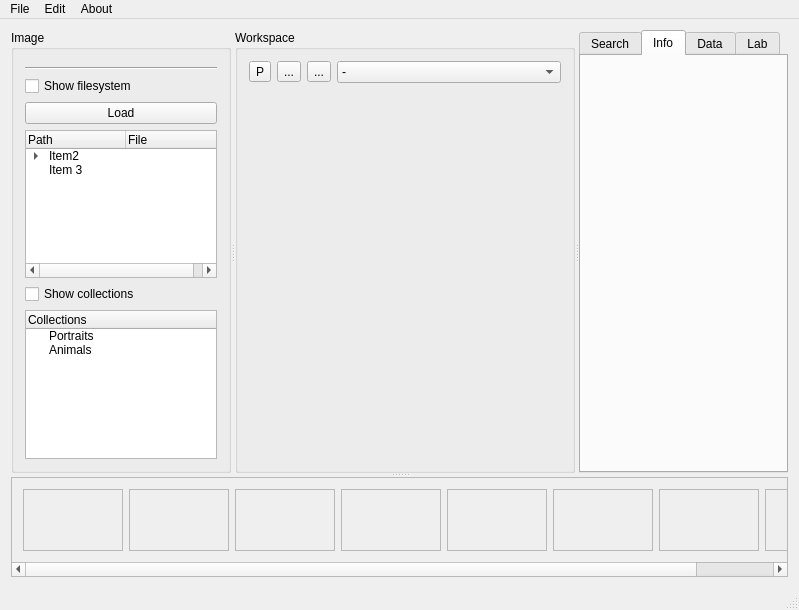
<?xml version="1.0" encoding="UTF-8"?>
<ui version="4.0">
 <class>PhgMainWindow</class>
 <widget class="QMainWindow" name="PhgMainWindow">
  <property name="geometry">
   <rect>
    <x>0</x>
    <y>0</y>
    <width>799</width>
    <height>610</height>
   </rect>
  </property>
  <property name="windowTitle">
   <string>Ema</string>
  </property>
  <property name="toolTip">
   <string>Exclude this criterion</string>
  </property>
  <widget class="QWidget" name="centralwidget">
   <layout class="QVBoxLayout" name="verticalLayout">
    <item>
     <widget class="QSplitter" name="splitter_3">
      <property name="orientation">
       <enum>Qt::Vertical</enum>
      </property>
      <widget class="QSplitter" name="splitter_2">
       <property name="orientation">
        <enum>Qt::Horizontal</enum>
       </property>
       <widget class="QGroupBox" name="groupBox">
        <property name="maximumSize">
         <size>
          <width>220</width>
          <height>16777215</height>
         </size>
        </property>
        <property name="title">
         <string>Image</string>
        </property>
        <layout class="QVBoxLayout" name="verticalLayout_3">
         <item>
          <widget class="NavImageWidget" name="globalNavImageWidget" native="true"/>
         </item>
         <item>
          <widget class="Line" name="line_5">
           <property name="orientation">
            <enum>Qt::Horizontal</enum>
           </property>
          </widget>
         </item>
         <item>
          <widget class="QCheckBox" name="showFilesCheckBox">
           <property name="text">
            <string>Show filesystem</string>
           </property>
          </widget>
         </item>
         <item>
          <widget class="QPushButton" name="loadButton">
           <property name="text">
            <string>Load</string>
           </property>
          </widget>
         </item>
         <item>
          <widget class="QTreeWidget" name="filesTreeWidget">
           <column>
            <property name="text">
             <string>Path</string>
            </property>
           </column>
           <column>
            <property name="text">
             <string>File</string>
            </property>
           </column>
           <item>
            <property name="text">
             <string>Item2</string>
            </property>
            <property name="text">
             <string/>
            </property>
            <item>
             <property name="text">
              <string>New Sub Item</string>
             </property>
             <property name="text">
              <string/>
             </property>
            </item>
           </item>
           <item>
            <property name="text">
             <string>Item 3</string>
            </property>
            <property name="text">
             <string/>
            </property>
           </item>
          </widget>
         </item>
         <item>
          <widget class="QCheckBox" name="checkBox">
           <property name="text">
            <string>Show collections</string>
           </property>
          </widget>
         </item>
         <item>
          <widget class="QTreeWidget" name="treeWidget">
           <column>
            <property name="text">
             <string>Collections</string>
            </property>
           </column>
           <item>
            <property name="text">
             <string>Portraits</string>
            </property>
           </item>
           <item>
            <property name="text">
             <string>Animals</string>
            </property>
           </item>
          </widget>
         </item>
        </layout>
       </widget>
       <widget class="QGroupBox" name="groupBox_3">
        <property name="sizePolicy">
         <sizepolicy hsizetype="Expanding" vsizetype="Preferred">
          <horstretch>0</horstretch>
          <verstretch>0</verstretch>
         </sizepolicy>
        </property>
        <property name="minimumSize">
         <size>
          <width>340</width>
          <height>0</height>
         </size>
        </property>
        <property name="baseSize">
         <size>
          <width>400</width>
          <height>0</height>
         </size>
        </property>
        <property name="title">
         <string>Workspace</string>
        </property>
        <property name="checkable">
         <bool>false</bool>
        </property>
        <layout class="QVBoxLayout" name="verticalLayout_10">
         <item>
          <layout class="QHBoxLayout" name="horizontalLayout_7">
           <property name="bottomMargin">
            <number>2</number>
           </property>
           <item>
            <widget class="QToolButton" name="toolButton_4">
             <property name="text">
              <string>P</string>
             </property>
             <property name="checkable">
              <bool>true</bool>
             </property>
             <property name="toolButtonStyle">
              <enum>Qt::ToolButtonTextOnly</enum>
             </property>
            </widget>
           </item>
           <item>
            <widget class="QToolButton" name="toolButton_5">
             <property name="text">
              <string>...</string>
             </property>
            </widget>
           </item>
           <item>
            <widget class="QToolButton" name="toolButton_6">
             <property name="text">
              <string>...</string>
             </property>
            </widget>
           </item>
           <item>
            <widget class="QComboBox" name="comboBox">
             <item>
              <property name="text">
               <string>-</string>
              </property>
             </item>
             <item>
              <property name="text">
               <string>By focus</string>
              </property>
             </item>
            </widget>
           </item>
          </layout>
         </item>
         <item>
          <widget class="QStackedWidget" name="stackedWidget">
           <property name="currentIndex">
            <number>0</number>
           </property>
           <widget class="QWidget" name="page0">
            <layout class="QVBoxLayout" name="verticalLayout_11">
             <item>
              <widget class="MainImageWidget" name="mainImageWidget" native="true"/>
             </item>
            </layout>
           </widget>
           <widget class="QWidget" name="page_2">
            <layout class="QVBoxLayout" name="verticalLayout_2">
             <item>
              <widget class="QScrollArea" name="scrollArea">
               <property name="minimumSize">
                <size>
                 <width>300</width>
                 <height>0</height>
                </size>
               </property>
               <property name="horizontalScrollBarPolicy">
                <enum>Qt::ScrollBarAlwaysOff</enum>
               </property>
               <property name="widgetResizable">
                <bool>true</bool>
               </property>
               <widget class="QWidget" name="scrollAreaWidgetContents_2">
                <property name="geometry">
                 <rect>
                  <x>0</x>
                  <y>0</y>
                  <width>296</width>
                  <height>26</height>
                 </rect>
                </property>
                <layout class="QGridLayout" name="gridLayout"/>
               </widget>
              </widget>
             </item>
            </layout>
           </widget>
          </widget>
         </item>
        </layout>
       </widget>
       <widget class="QTabWidget" name="toolsTabWidget">
        <property name="sizePolicy">
         <sizepolicy hsizetype="Preferred" vsizetype="Expanding">
          <horstretch>0</horstretch>
          <verstretch>0</verstretch>
         </sizepolicy>
        </property>
        <property name="minimumSize">
         <size>
          <width>200</width>
          <height>0</height>
         </size>
        </property>
        <property name="baseSize">
         <size>
          <width>250</width>
          <height>0</height>
         </size>
        </property>
        <property name="currentIndex">
         <number>1</number>
        </property>
        <widget class="QWidget" name="tab_3">
         <attribute name="title">
          <string>Search</string>
         </attribute>
         <layout class="QVBoxLayout" name="verticalLayout_8">
          <item>
           <widget class="QProgressBar" name="searchProgressBar">
            <property name="value">
             <number>24</number>
            </property>
           </widget>
          </item>
          <item>
           <widget class="Line" name="line_3">
            <property name="orientation">
             <enum>Qt::Horizontal</enum>
            </property>
           </widget>
          </item>
          <item>
           <widget class="Line" name="line">
            <property name="orientation">
             <enum>Qt::Horizontal</enum>
            </property>
           </widget>
          </item>
          <item>
           <widget class="QLabel" name="keywLabel">
            <property name="text">
             <string>Keyword</string>
            </property>
           </widget>
          </item>
          <item>
           <layout class="QHBoxLayout" name="horizontalLayout_4">
            <item>
             <widget class="QLineEdit" name="lineEdit"/>
            </item>
            <item>
             <widget class="QPushButton" name="searchButton">
              <property name="text">
               <string>&gt;</string>
              </property>
             </widget>
            </item>
           </layout>
          </item>
          <item>
           <widget class="Line" name="line_2">
            <property name="orientation">
             <enum>Qt::Horizontal</enum>
            </property>
           </widget>
          </item>
          <item>
           <widget class="QLabel" name="label_2">
            <property name="text">
             <string>&lt;b&gt;Exif&lt;/b&gt;</string>
            </property>
           </widget>
          </item>
          <item>
           <layout class="QHBoxLayout" name="horizontalLayout_15">
            <item>
             <widget class="QComboBox" name="comboBox_2">
              <item>
               <property name="text">
                <string>Camera</string>
               </property>
              </item>
             </widget>
            </item>
            <item>
             <widget class="QPushButton" name="searchButton_2">
              <property name="maximumSize">
               <size>
                <width>24</width>
                <height>16777215</height>
               </size>
              </property>
              <property name="toolTip">
               <string>Exclude this criterion</string>
              </property>
              <property name="text">
               <string>X</string>
              </property>
              <property name="checkable">
               <bool>true</bool>
              </property>
             </widget>
            </item>
           </layout>
          </item>
          <item>
           <layout class="QHBoxLayout" name="horizontalLayout_18">
            <item>
             <widget class="QComboBox" name="comboBox_3">
              <item>
               <property name="text">
                <string>Aperture</string>
               </property>
              </item>
             </widget>
            </item>
            <item>
             <widget class="QPushButton" name="searchButton_4">
              <property name="maximumSize">
               <size>
                <width>24</width>
                <height>16777215</height>
               </size>
              </property>
              <property name="text">
               <string>X</string>
              </property>
              <property name="checkable">
               <bool>true</bool>
              </property>
             </widget>
            </item>
           </layout>
          </item>
          <item>
           <spacer name="verticalSpacer_2">
            <property name="orientation">
             <enum>Qt::Vertical</enum>
            </property>
            <property name="sizeHint" stdset="0">
             <size>
              <width>20</width>
              <height>40</height>
             </size>
            </property>
           </spacer>
          </item>
         </layout>
        </widget>
        <widget class="QWidget" name="tab_info">
         <attribute name="title">
          <string>Info</string>
         </attribute>
         <layout class="QVBoxLayout" name="verticalLayout_4">
          <item>
           <widget class="ImageInfoWidget" name="imageInfoWidget" native="true"/>
          </item>
         </layout>
        </widget>
        <widget class="QWidget" name="tab">
         <attribute name="title">
          <string>Data</string>
         </attribute>
         <layout class="QVBoxLayout" name="verticalLayout_5">
          <item>
           <widget class="QWidget" name="histogramWidget" native="true">
            <property name="sizePolicy">
             <sizepolicy hsizetype="Preferred" vsizetype="Fixed">
              <horstretch>0</horstretch>
              <verstretch>0</verstretch>
             </sizepolicy>
            </property>
            <property name="minimumSize">
             <size>
              <width>0</width>
              <height>80</height>
             </size>
            </property>
           </widget>
          </item>
          <item>
           <widget class="QSplitter" name="splitter">
            <property name="orientation">
             <enum>Qt::Vertical</enum>
            </property>
            <widget class="QFrame" name="frame">
             <property name="frameShape">
              <enum>QFrame::StyledPanel</enum>
             </property>
             <property name="frameShadow">
              <enum>QFrame::Raised</enum>
             </property>
             <widget class="QWidget" name="horizontalLayoutWidget_2">
              <property name="geometry">
               <rect>
                <x>70</x>
                <y>109</y>
                <width>160</width>
                <height>31</height>
               </rect>
              </property>
              <layout class="QHBoxLayout" name="horizontalLayout_6">
               <item>
                <widget class="QLabel" name="funcXLabel">
                 <property name="text">
                  <string>Function:</string>
                 </property>
                </widget>
               </item>
               <item>
                <widget class="QSlider" name="funcXSlider">
                 <property name="orientation">
                  <enum>Qt::Horizontal</enum>
                 </property>
                </widget>
               </item>
               <item>
                <widget class="QLabel" name="funcXValueLabel">
                 <property name="text">
                  <string>0</string>
                 </property>
                </widget>
               </item>
              </layout>
             </widget>
            </widget>
            <widget class="QGroupBox" name="groupBox_2">
             <property name="title">
              <string>Auto Filters</string>
             </property>
             <widget class="QPushButton" name="pushButton_3">
              <property name="geometry">
               <rect>
                <x>110</x>
                <y>0</y>
                <width>31</width>
                <height>28</height>
               </rect>
              </property>
              <property name="text">
               <string>v</string>
              </property>
             </widget>
             <widget class="QCheckBox" name="checkBox_2">
              <property name="geometry">
               <rect>
                <x>20</x>
                <y>50</y>
                <width>92</width>
                <height>23</height>
               </rect>
              </property>
              <property name="text">
               <string>Blurred</string>
              </property>
              <property name="tristate">
               <bool>true</bool>
              </property>
             </widget>
            </widget>
           </widget>
          </item>
         </layout>
        </widget>
        <widget class="QWidget" name="tab_2">
         <attribute name="title">
          <string>Lab</string>
         </attribute>
         <layout class="QVBoxLayout" name="verticalLayout_6">
          <item>
           <widget class="QWidget" name="histogramWidget2" native="true">
            <property name="sizePolicy">
             <sizepolicy hsizetype="Preferred" vsizetype="Fixed">
              <horstretch>0</horstretch>
              <verstretch>0</verstretch>
             </sizepolicy>
            </property>
            <property name="minimumSize">
             <size>
              <width>0</width>
              <height>80</height>
             </size>
            </property>
           </widget>
          </item>
          <item>
           <layout class="QHBoxLayout" name="horizontalLayout_5">
            <property name="bottomMargin">
             <number>2</number>
            </property>
            <item>
             <widget class="QToolButton" name="toolButton_3">
              <property name="text">
               <string>...</string>
              </property>
             </widget>
            </item>
            <item>
             <widget class="QToolButton" name="toolButton_2">
              <property name="text">
               <string>...</string>
              </property>
             </widget>
            </item>
            <item>
             <widget class="QToolButton" name="toolButton">
              <property name="text">
               <string>...</string>
              </property>
             </widget>
            </item>
           </layout>
          </item>
          <item>
           <widget class="QToolBox" name="toolBox">
            <property name="currentIndex">
             <number>2</number>
            </property>
            <widget class="QWidget" name="page">
             <property name="geometry">
              <rect>
               <x>0</x>
               <y>0</y>
               <width>149</width>
               <height>134</height>
              </rect>
             </property>
             <attribute name="label">
              <string>Exposure</string>
             </attribute>
             <layout class="QVBoxLayout" name="verticalLayout_7">
              <item>
               <layout class="QHBoxLayout" name="horizontalLayout_12">
                <item>
                 <widget class="QLabel" name="funcXLabel_7">
                  <property name="sizePolicy">
                   <sizepolicy hsizetype="Fixed" vsizetype="Preferred">
                    <horstretch>0</horstretch>
                    <verstretch>0</verstretch>
                   </sizepolicy>
                  </property>
                  <property name="minimumSize">
                   <size>
                    <width>70</width>
                    <height>0</height>
                   </size>
                  </property>
                  <property name="text">
                   <string>Exposure:</string>
                  </property>
                 </widget>
                </item>
                <item>
                 <widget class="QSlider" name="funcXSlider_7">
                  <property name="orientation">
                   <enum>Qt::Horizontal</enum>
                  </property>
                 </widget>
                </item>
                <item>
                 <widget class="QLabel" name="funcXValueLabel_7">
                  <property name="minimumSize">
                   <size>
                    <width>20</width>
                    <height>0</height>
                   </size>
                  </property>
                  <property name="text">
                   <string>0</string>
                  </property>
                  <property name="alignment">
                   <set>Qt::AlignRight|Qt::AlignTrailing|Qt::AlignVCenter</set>
                  </property>
                 </widget>
                </item>
               </layout>
              </item>
              <item>
               <layout class="QHBoxLayout" name="horizontalLayout_8">
                <item>
                 <widget class="QLabel" name="funcXLabel_3">
                  <property name="sizePolicy">
                   <sizepolicy hsizetype="Fixed" vsizetype="Preferred">
                    <horstretch>0</horstretch>
                    <verstretch>0</verstretch>
                   </sizepolicy>
                  </property>
                  <property name="minimumSize">
                   <size>
                    <width>70</width>
                    <height>0</height>
                   </size>
                  </property>
                  <property name="text">
                   <string>Recovery:</string>
                  </property>
                 </widget>
                </item>
                <item>
                 <widget class="QSlider" name="funcXSlider_3">
                  <property name="orientation">
                   <enum>Qt::Horizontal</enum>
                  </property>
                 </widget>
                </item>
                <item>
                 <widget class="QLabel" name="funcXValueLabel_3">
                  <property name="minimumSize">
                   <size>
                    <width>20</width>
                    <height>0</height>
                   </size>
                  </property>
                  <property name="text">
                   <string>0</string>
                  </property>
                  <property name="alignment">
                   <set>Qt::AlignRight|Qt::AlignTrailing|Qt::AlignVCenter</set>
                  </property>
                 </widget>
                </item>
               </layout>
              </item>
              <item>
               <layout class="QHBoxLayout" name="horizontalLayout_9">
                <item>
                 <widget class="QLabel" name="funcXLabel_4">
                  <property name="sizePolicy">
                   <sizepolicy hsizetype="Fixed" vsizetype="Preferred">
                    <horstretch>0</horstretch>
                    <verstretch>0</verstretch>
                   </sizepolicy>
                  </property>
                  <property name="minimumSize">
                   <size>
                    <width>70</width>
                    <height>0</height>
                   </size>
                  </property>
                  <property name="text">
                   <string>Highlights:</string>
                  </property>
                 </widget>
                </item>
                <item>
                 <widget class="QSlider" name="funcXSlider_4">
                  <property name="orientation">
                   <enum>Qt::Horizontal</enum>
                  </property>
                 </widget>
                </item>
                <item>
                 <widget class="QLabel" name="funcXValueLabel_4">
                  <property name="minimumSize">
                   <size>
                    <width>20</width>
                    <height>0</height>
                   </size>
                  </property>
                  <property name="text">
                   <string>0</string>
                  </property>
                  <property name="alignment">
                   <set>Qt::AlignRight|Qt::AlignTrailing|Qt::AlignVCenter</set>
                  </property>
                 </widget>
                </item>
               </layout>
              </item>
              <item>
               <layout class="QHBoxLayout" name="horizontalLayout_10">
                <item>
                 <widget class="QLabel" name="funcXLabel_5">
                  <property name="sizePolicy">
                   <sizepolicy hsizetype="Fixed" vsizetype="Preferred">
                    <horstretch>0</horstretch>
                    <verstretch>0</verstretch>
                   </sizepolicy>
                  </property>
                  <property name="minimumSize">
                   <size>
                    <width>70</width>
                    <height>0</height>
                   </size>
                  </property>
                  <property name="text">
                   <string>Blacks:</string>
                  </property>
                 </widget>
                </item>
                <item>
                 <widget class="QSlider" name="funcXSlider_5">
                  <property name="orientation">
                   <enum>Qt::Horizontal</enum>
                  </property>
                 </widget>
                </item>
                <item>
                 <widget class="QLabel" name="funcXValueLabel_5">
                  <property name="minimumSize">
                   <size>
                    <width>20</width>
                    <height>0</height>
                   </size>
                  </property>
                  <property name="text">
                   <string>0</string>
                  </property>
                  <property name="alignment">
                   <set>Qt::AlignRight|Qt::AlignTrailing|Qt::AlignVCenter</set>
                  </property>
                 </widget>
                </item>
               </layout>
              </item>
              <item>
               <spacer name="verticalSpacer">
                <property name="orientation">
                 <enum>Qt::Vertical</enum>
                </property>
                <property name="sizeHint" stdset="0">
                 <size>
                  <width>20</width>
                  <height>40</height>
                 </size>
                </property>
               </spacer>
              </item>
             </layout>
            </widget>
            <widget class="QWidget" name="page_3">
             <property name="geometry">
              <rect>
               <x>0</x>
               <y>0</y>
               <width>96</width>
               <height>26</height>
              </rect>
             </property>
             <attribute name="label">
              <string>Curves</string>
             </attribute>
            </widget>
            <widget class="QWidget" name="page_4">
             <property name="geometry">
              <rect>
               <x>0</x>
               <y>0</y>
               <width>149</width>
               <height>195</height>
              </rect>
             </property>
             <attribute name="label">
              <string>Colors</string>
             </attribute>
             <layout class="QVBoxLayout" name="verticalLayout_9">
              <item>
               <layout class="QHBoxLayout" name="horizontalLayout_11">
                <item>
                 <widget class="QLabel" name="funcXLabel_6">
                  <property name="sizePolicy">
                   <sizepolicy hsizetype="Fixed" vsizetype="Preferred">
                    <horstretch>0</horstretch>
                    <verstretch>0</verstretch>
                   </sizepolicy>
                  </property>
                  <property name="minimumSize">
                   <size>
                    <width>70</width>
                    <height>0</height>
                   </size>
                  </property>
                  <property name="text">
                   <string>Temp:</string>
                  </property>
                 </widget>
                </item>
                <item>
                 <widget class="QSlider" name="funcXSlider_6">
                  <property name="orientation">
                   <enum>Qt::Horizontal</enum>
                  </property>
                 </widget>
                </item>
                <item>
                 <widget class="QLabel" name="funcXValueLabel_6">
                  <property name="minimumSize">
                   <size>
                    <width>20</width>
                    <height>0</height>
                   </size>
                  </property>
                  <property name="text">
                   <string>0</string>
                  </property>
                  <property name="alignment">
                   <set>Qt::AlignRight|Qt::AlignTrailing|Qt::AlignVCenter</set>
                  </property>
                 </widget>
                </item>
               </layout>
              </item>
              <item>
               <layout class="QHBoxLayout" name="horizontalLayout_13">
                <item>
                 <widget class="QLabel" name="funcXLabel_8">
                  <property name="sizePolicy">
                   <sizepolicy hsizetype="Fixed" vsizetype="Preferred">
                    <horstretch>0</horstretch>
                    <verstretch>0</verstretch>
                   </sizepolicy>
                  </property>
                  <property name="minimumSize">
                   <size>
                    <width>70</width>
                    <height>0</height>
                   </size>
                  </property>
                  <property name="text">
                   <string>Hue:</string>
                  </property>
                 </widget>
                </item>
                <item>
                 <widget class="QSlider" name="funcXSlider_8">
                  <property name="orientation">
                   <enum>Qt::Horizontal</enum>
                  </property>
                 </widget>
                </item>
                <item>
                 <widget class="QLabel" name="funcXValueLabel_8">
                  <property name="minimumSize">
                   <size>
                    <width>20</width>
                    <height>0</height>
                   </size>
                  </property>
                  <property name="text">
                   <string>0</string>
                  </property>
                  <property name="alignment">
                   <set>Qt::AlignRight|Qt::AlignTrailing|Qt::AlignVCenter</set>
                  </property>
                 </widget>
                </item>
               </layout>
              </item>
              <item>
               <widget class="Line" name="line_4">
                <property name="orientation">
                 <enum>Qt::Horizontal</enum>
                </property>
               </widget>
              </item>
              <item>
               <layout class="QHBoxLayout" name="horizontalLayout_14">
                <item>
                 <widget class="QLabel" name="funcXLabel_9">
                  <property name="sizePolicy">
                   <sizepolicy hsizetype="Fixed" vsizetype="Preferred">
                    <horstretch>0</horstretch>
                    <verstretch>0</verstretch>
                   </sizepolicy>
                  </property>
                  <property name="minimumSize">
                   <size>
                    <width>70</width>
                    <height>0</height>
                   </size>
                  </property>
                  <property name="text">
                   <string>Function:</string>
                  </property>
                 </widget>
                </item>
                <item>
                 <widget class="QSlider" name="funcXSlider_9">
                  <property name="orientation">
                   <enum>Qt::Horizontal</enum>
                  </property>
                 </widget>
                </item>
                <item>
                 <widget class="QLabel" name="funcXValueLabel_9">
                  <property name="minimumSize">
                   <size>
                    <width>20</width>
                    <height>0</height>
                   </size>
                  </property>
                  <property name="text">
                   <string>0</string>
                  </property>
                  <property name="alignment">
                   <set>Qt::AlignRight|Qt::AlignTrailing|Qt::AlignVCenter</set>
                  </property>
                 </widget>
                </item>
               </layout>
              </item>
              <item>
               <widget class="QLabel" name="label_9">
                <property name="text">
                 <string>Saturation</string>
                </property>
               </widget>
              </item>
              <item>
               <widget class="QSlider" name="horizontalSlider_3">
                <property name="orientation">
                 <enum>Qt::Horizontal</enum>
                </property>
               </widget>
              </item>
              <item>
               <widget class="QCheckBox" name="checkBox_3">
                <property name="text">
                 <string>BW</string>
                </property>
               </widget>
              </item>
              <item>
               <spacer name="verticalSpacer_4">
                <property name="orientation">
                 <enum>Qt::Vertical</enum>
                </property>
                <property name="sizeHint" stdset="0">
                 <size>
                  <width>20</width>
                  <height>40</height>
                 </size>
                </property>
               </spacer>
              </item>
             </layout>
            </widget>
            <widget class="QWidget" name="page_5">
             <property name="geometry">
              <rect>
               <x>0</x>
               <y>0</y>
               <width>144</width>
               <height>114</height>
              </rect>
             </property>
             <attribute name="label">
              <string>Sharpness</string>
             </attribute>
             <layout class="QVBoxLayout" name="verticalLayout_12">
              <item>
               <widget class="QLabel" name="label">
                <property name="text">
                 <string>Sharpness radius</string>
                </property>
               </widget>
              </item>
              <item>
               <widget class="QSlider" name="horizontalSlider_4">
                <property name="orientation">
                 <enum>Qt::Horizontal</enum>
                </property>
               </widget>
              </item>
              <item>
               <widget class="QLabel" name="label_10">
                <property name="text">
                 <string>Amount</string>
                </property>
               </widget>
              </item>
              <item>
               <widget class="QSlider" name="horizontalSlider_5">
                <property name="orientation">
                 <enum>Qt::Horizontal</enum>
                </property>
               </widget>
              </item>
              <item>
               <spacer name="verticalSpacer_3">
                <property name="orientation">
                 <enum>Qt::Vertical</enum>
                </property>
                <property name="sizeHint" stdset="0">
                 <size>
                  <width>20</width>
                  <height>40</height>
                 </size>
                </property>
               </spacer>
              </item>
             </layout>
            </widget>
            <widget class="QWidget" name="page_6">
             <property name="geometry">
              <rect>
               <x>0</x>
               <y>0</y>
               <width>194</width>
               <height>114</height>
              </rect>
             </property>
             <attribute name="label">
              <string>Noise</string>
             </attribute>
             <layout class="QVBoxLayout" name="verticalLayout_13">
              <item>
               <widget class="QLabel" name="label_11">
                <property name="text">
                 <string>Luminance</string>
                </property>
               </widget>
              </item>
              <item>
               <widget class="QSlider" name="horizontalSlider_6">
                <property name="orientation">
                 <enum>Qt::Horizontal</enum>
                </property>
               </widget>
              </item>
              <item>
               <widget class="QLabel" name="label_12">
                <property name="text">
                 <string>Colored noise reduction</string>
                </property>
               </widget>
              </item>
              <item>
               <widget class="QSlider" name="horizontalSlider_7">
                <property name="orientation">
                 <enum>Qt::Horizontal</enum>
                </property>
               </widget>
              </item>
              <item>
               <spacer name="verticalSpacer_5">
                <property name="orientation">
                 <enum>Qt::Vertical</enum>
                </property>
                <property name="sizeHint" stdset="0">
                 <size>
                  <width>20</width>
                  <height>40</height>
                 </size>
                </property>
               </spacer>
              </item>
             </layout>
            </widget>
           </widget>
          </item>
          <item>
           <layout class="QHBoxLayout" name="horizontalLayout_2">
            <item>
             <widget class="QPushButton" name="pushButton_2">
              <property name="text">
               <string>Reset</string>
              </property>
             </widget>
            </item>
            <item>
             <widget class="QPushButton" name="pushButton">
              <property name="text">
               <string>Sync</string>
              </property>
             </widget>
            </item>
           </layout>
          </item>
         </layout>
        </widget>
       </widget>
      </widget>
      <widget class="QScrollArea" name="imageScrollArea">
       <property name="minimumSize">
        <size>
         <width>0</width>
         <height>100</height>
        </size>
       </property>
       <property name="maximumSize">
        <size>
         <width>16777215</width>
         <height>200</height>
        </size>
       </property>
       <property name="widgetResizable">
        <bool>true</bool>
       </property>
       <widget class="QWidget" name="scrollAreaWidgetContents">
        <property name="geometry">
         <rect>
          <x>0</x>
          <y>0</y>
          <width>860</width>
          <height>81</height>
         </rect>
        </property>
        <layout class="QHBoxLayout" name="horizontalLayout_3">
         <item>
          <widget class="QFrame" name="frame_14">
           <property name="minimumSize">
            <size>
             <width>100</width>
             <height>0</height>
            </size>
           </property>
           <property name="frameShape">
            <enum>QFrame::StyledPanel</enum>
           </property>
           <property name="frameShadow">
            <enum>QFrame::Raised</enum>
           </property>
          </widget>
         </item>
         <item>
          <widget class="QFrame" name="frame_13">
           <property name="minimumSize">
            <size>
             <width>100</width>
             <height>0</height>
            </size>
           </property>
           <property name="frameShape">
            <enum>QFrame::StyledPanel</enum>
           </property>
           <property name="frameShadow">
            <enum>QFrame::Raised</enum>
           </property>
          </widget>
         </item>
         <item>
          <widget class="QFrame" name="frame_12">
           <property name="minimumSize">
            <size>
             <width>100</width>
             <height>0</height>
            </size>
           </property>
           <property name="frameShape">
            <enum>QFrame::StyledPanel</enum>
           </property>
           <property name="frameShadow">
            <enum>QFrame::Raised</enum>
           </property>
          </widget>
         </item>
         <item>
          <widget class="QFrame" name="frame_11">
           <property name="minimumSize">
            <size>
             <width>100</width>
             <height>0</height>
            </size>
           </property>
           <property name="frameShape">
            <enum>QFrame::StyledPanel</enum>
           </property>
           <property name="frameShadow">
            <enum>QFrame::Raised</enum>
           </property>
          </widget>
         </item>
         <item>
          <widget class="QFrame" name="frame_10">
           <property name="minimumSize">
            <size>
             <width>100</width>
             <height>0</height>
            </size>
           </property>
           <property name="frameShape">
            <enum>QFrame::StyledPanel</enum>
           </property>
           <property name="frameShadow">
            <enum>QFrame::Raised</enum>
           </property>
          </widget>
         </item>
         <item>
          <widget class="QFrame" name="frame_9">
           <property name="minimumSize">
            <size>
             <width>100</width>
             <height>0</height>
            </size>
           </property>
           <property name="frameShape">
            <enum>QFrame::StyledPanel</enum>
           </property>
           <property name="frameShadow">
            <enum>QFrame::Raised</enum>
           </property>
          </widget>
         </item>
         <item>
          <widget class="QFrame" name="frame_7">
           <property name="minimumSize">
            <size>
             <width>100</width>
             <height>0</height>
            </size>
           </property>
           <property name="frameShape">
            <enum>QFrame::StyledPanel</enum>
           </property>
           <property name="frameShadow">
            <enum>QFrame::Raised</enum>
           </property>
          </widget>
         </item>
         <item>
          <widget class="QFrame" name="frame_8">
           <property name="minimumSize">
            <size>
             <width>100</width>
             <height>0</height>
            </size>
           </property>
           <property name="frameShape">
            <enum>QFrame::StyledPanel</enum>
           </property>
           <property name="frameShadow">
            <enum>QFrame::Raised</enum>
           </property>
          </widget>
         </item>
        </layout>
       </widget>
      </widget>
     </widget>
    </item>
   </layout>
  </widget>
  <widget class="QMenuBar" name="menubar">
   <property name="geometry">
    <rect>
     <x>0</x>
     <y>0</y>
     <width>799</width>
     <height>29</height>
    </rect>
   </property>
   <widget class="QMenu" name="menuFile">
    <property name="title">
     <string>File</string>
    </property>
    <addaction name="actionPreferences"/>
   </widget>
   <widget class="QMenu" name="menuAbout">
    <property name="title">
     <string>About</string>
    </property>
   </widget>
   <widget class="QMenu" name="menuEdit">
    <property name="title">
     <string>Edit</string>
    </property>
   </widget>
   <addaction name="menuFile"/>
   <addaction name="menuEdit"/>
   <addaction name="menuAbout"/>
  </widget>
  <widget class="QStatusBar" name="statusbar"/>
  <action name="actionPreferences">
   <property name="text">
    <string>Preferences</string>
   </property>
  </action>
 </widget>
 <layoutdefault spacing="6" margin="11"/>
 <customwidgets>
  <customwidget>
   <class>NavImageWidget</class>
   <extends>QWidget</extends>
   <header location="global">navimagewidget.h</header>
   <container>1</container>
  </customwidget>
  <customwidget>
   <class>ImageInfoWidget</class>
   <extends>QWidget</extends>
   <header location="global">imageinfowidget.h</header>
   <container>1</container>
  </customwidget>
  <customwidget>
   <class>MainImageWidget</class>
   <extends>QWidget</extends>
   <header location="global">mainimagewidget.h</header>
   <container>1</container>
  </customwidget>
 </customwidgets>
 <resources/>
 <connections/>
</ui>
